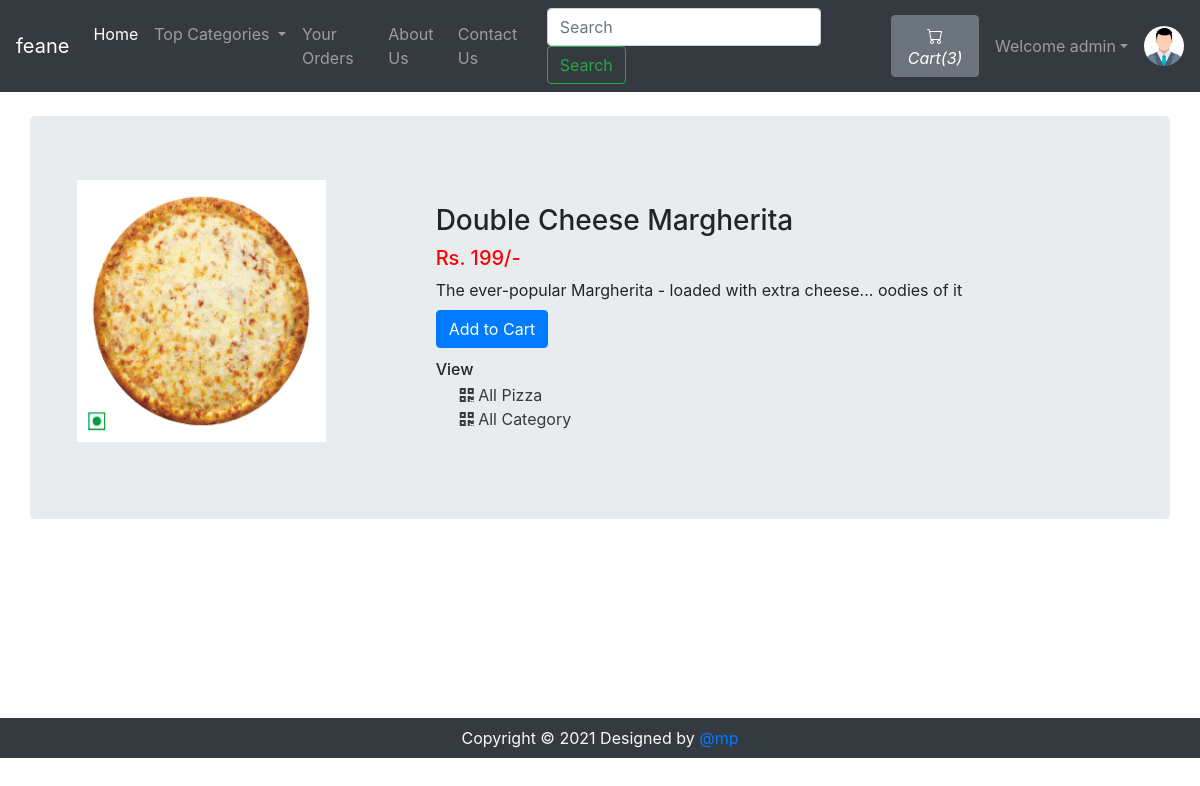
Page /viewPizza.php?pizzaid=2 (signed in) on the committed database.
### tables this page shows
CREATE TABLE `sitedetail` (
  `tempId` int(11) NOT NULL,
  `systemName` varchar(21) NOT NULL,
  `email` varchar(35) NOT NULL,
  `contact1` bigint(21) NOT NULL,
  `contact2` bigint(21) DEFAULT NULL COMMENT 'Optional',
  `address` text NOT NULL,
  `dateTime` datetime NOT NULL DEFAULT current_timestamp()
);

CREATE TABLE `pizza` (
  `pizzaId` int(12) NOT NULL,
  `pizzaName` varchar(255) NOT NULL,
  `pizzaPrice` int(12) NOT NULL,
  `pizzaDesc` text NOT NULL,
  `pizzaCategorieId` int(12) NOT NULL,
  `pizzaPubDate` datetime NOT NULL DEFAULT current_timestamp()
);

### viewPizza.php (the view, shortened to what this page needs)
<!doctype html>
<html lang="en">
<head>
    <link rel="stylesheet" href="https://stackpath.bootstrapcdn.com/bootstrap/4.4.1/css/bootstrap.min.css">
    <link rel="stylesheet" href="https://use.fontawesome.com/releases/v5.8.2/css/all.css">
</head>
<body>
    <?php include 'partials/_dbconnect.php';?>
    <?php require 'partials/_nav.php' ?>
    <div class="container my-4" id="cont">
        <div class="row jumbotron">
        <?php
            $pizzaId = $_GET['pizzaid'];
            $sql = "SELECT * FROM `pizza` WHERE pizzaId = $pizzaId";
            $result = mysqli_query($conn, $sql);
            $row = mysqli_fetch_assoc($result);
            $pizzaName = $row['pizzaName'];
            $pizzaPrice = $row['pizzaPrice'];
            $pizzaDesc = $row['pizzaDesc'];
            $pizzaCategorieId = $row['pizzaCategorieId'];
        ?>
        <?php
        echo  '<div class="col-md-4">
                <img src="img/pizza-'.$pizzaId. '.jpg" width="249px" height="262px">
            </div>
            <div class="col-md-8 my-4">
                <h3>' . $pizzaName . '</h3>
                <h5 style="color: #ff0000">Rs. '.$pizzaPrice. '/-</h5>
                <p class="mb-0">' .$pizzaDesc .'</p>';
                if($loggedin){
                    $quaSql = "SELECT `itemQuantity` FROM `viewcart` WHERE pizzaId = '$pizzaId' AND `userId`='$userId'";
                    $quaresult = mysqli_query($conn, $quaSql);
                    $quaExistRows = mysqli_num_rows($quaresult);
                    if($quaExistRows == 0) {
                        echo '<form action="partials/_manageCart.php" method="POST">
                              <input type="hidden" name="itemId" value="'.$pizzaId. '">
                              <button type="submit" name="addToCart" class="btn btn-primary my-2">Add to Cart</button>';
                    }else {
                        echo '<a href="viewCart.php"><button class="btn btn-primary my-2">Go to Cart</button></a>';
                    }
                }
                else{
                    echo '<button class="btn btn-primary my-2" data-toggle="modal" data-target="#loginModal">Add to Cart</button>';
                }
                echo '</form>
                <h6 class="my-1"> View </h6>
                <div class="mx-4">
                    <a href="viewPizzaList.php?catid=' . $pizzaCategorieId . '" class="active text-dark">
                    <i class="fas fa-qrcode"></i>
                        <span>All Pizza</span>
                    </a>
                </div>
                <div class="mx-4">
                    <a href="index.php" class="active text-dark">
                    <i class="fas fa-qrcode"></i>
                        <span>All Category</span>
                    </a>
                </div>
            </div>'
        ?>
        </div>
    </div>
    <?php require 'partials/_footer.php' ?>
</body>
</html>

### partials/_nav.php (shortened to what this page needs)
<?php
if(isset($_SESSION['loggedin']) && $_SESSION['loggedin']==true){
  $loggedin= true;
  $userId = $_SESSION['userId'];
  $username = $_SESSION['username'];
}
else{
  $loggedin = false;
  $userId = 0;
}
$sql = "SELECT * FROM `sitedetail`";
$result = mysqli_query($conn, $sql);
$row = mysqli_fetch_assoc($result);
$systemName = $row['systemName'];
echo '<nav class="navbar navbar-expand-lg navbar-dark bg-dark">
      <a class="navbar-brand" href="index.php">'.$systemName.'</a>
      <button class="navbar-toggler" type="button" data-toggle="collapse" data-target="#navbarSupportedContent" aria-controls="navbarSupportedContent" aria-expanded="false" aria-label="Toggle navigation">
        <span class="navbar-toggler-icon"></span>
      </button>
      <div class="collapse navbar-collapse" id="navbarSupportedContent">
        <ul class="navbar-nav mr-auto">
          <li class="nav-item active">
            <a class="nav-link" href="index.php">Home <span class="sr-only">(current)</span></a>
          </li>
          <li class="nav-item dropdown">
            <a class="nav-link dropdown-toggle" href="#" id="navbarDropdown" role="button" data-toggle="dropdown" aria-haspopup="true" aria-expanded="false">
              Top Categories
            </a>
            <div class="dropdown-menu" aria-labelledby="navbarDropdown">';
            echo '</div>
          </li>
          <li class="nav-item">
            <a class="nav-link" href="viewOrder.php">Your Orders</a>
          </li>
          <li class="nav-item">
            <a class="nav-link" href="about.php">About Us</a>
          </li>
          <li class="nav-item">
            <a class="nav-link" href="contact.php">Contact Us</a>
          </li>
        </ul>
        <form method="get" action="/feane/search.php" class="form-inline my-2 my-lg-0 mx-3">
          <input class="form-control mr-sm-2" type="search" name="search" id="search" placeholder="Search" aria-label="Search" required>
          <button class="btn btn-outline-success my-2 my-sm-0" type="submit">Search</button>
        </form>';
        $countsql = "SELECT SUM(`itemQuantity`) FROM `viewcart` WHERE `userId`=$userId";
        $countresult = mysqli_query($conn, $countsql);
        $countrow = mysqli_fetch_assoc($countresult);
        $count = $countrow['SUM(`itemQuantity`)'];
        echo '<a href="viewCart.php"><button type="button" class="btn btn-secondary mx-2" title="MyCart">
          <svg xmlns="img/cart.svg" width="16" height="16" fill="currentColor" class="bi bi-cart" viewBox="0 0 16 16">
            <path d="M0 1.5A.5.5 0 0 1 .5 1H2a.5.5 0 0 1 .485.379L2.89 3H14.5a.5.5 0 0 1 .491.592l-1.5 8A.5.5 0 0 1 13 12H4a.5.5 0 0 1-.491-.408L2.01 3.607 1.61 2H.5a.5.5 0 0 1-.5-.5zM3.102 4l1.313 7h8.17l1.313-7H3.102zM5 12a2 2 0 1 0 0 4 2 2 0 0 0 0-4zm7 0a2 2 0 1 0 0 4 2 2 0 0 0 0-4zm-7 1a1 1 0 1 1 0 2 1 1 0 0 1 0-2zm7 0a1 1 0 1 1 0 2 1 1 0 0 1 0-2z"/>
          </svg>
          <i class="bi bi-cart">Cart(' .$count. ')</i>
        </button></a>';
        if($loggedin){
          echo '<ul class="navbar-nav mr-2">
            <li class="nav-item dropdown">
              <a class="nav-link dropdown-toggle" href="#" id="navbarDropdown" role="button" data-toggle="dropdown"> Welcome ' .$username. '</a>
              <div class="dropdown-menu" aria-labelledby="navbarDropdown">
                <a class="dropdown-item" href="partials/_logout.php">Logout</a>
              </div>
            </li>
          </ul>
          <div class="text-center image-size-small position-relative">
            <a href="viewProfile.php"><img src="img/person-' .$userId. '.jpg" class="rounded-circle" onError="this.src = \'img/profilePic.jpg\'" style="width:40px; height:40px"></a>
          </div>';
        }
        else {
          echo '
          <button type="button" class="btn btn-success mx-2"  data-toggle="modal" data-target="#loginModal">Login</button>
          <button type="button" class="btn btn-success mx-2"  data-toggle="modal" data-target="#signupModal">SignUp</button>';
        }
  echo '</div>
    </nav>';
?>

### viewPizza.php (style rules this page uses)
#cont { min-height : 578px; }

### rows in the picture
sitedetail: systemName "feane"
pizza: pizzaName "Double Cheese Margherita", pizzaPrice "199", pizzaDesc "The ever-popular Margherita - loaded with extra cheese... oodies of it"

### other values in the picture
$count "3"
$username "admin"
